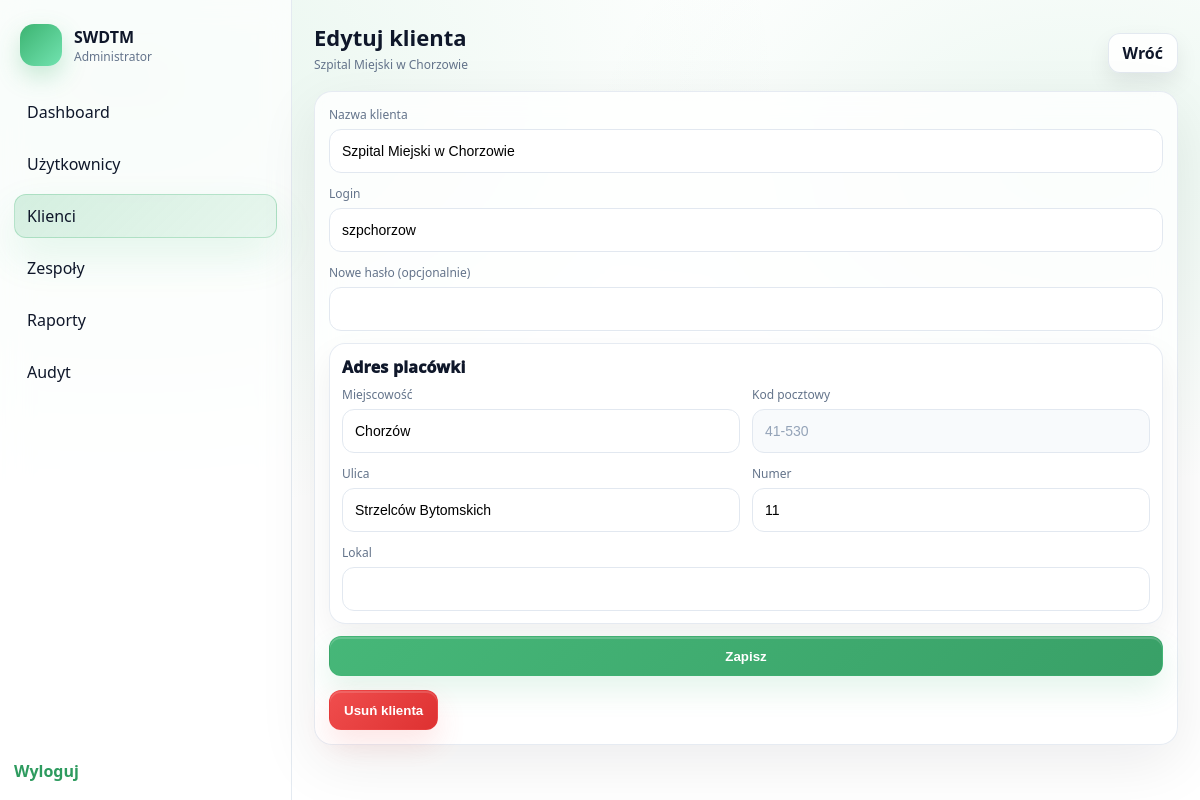
Screenshot of /public/admin/clients_edit.php?id=1 (signed in) with the database file from the repository.
### tables this page shows
CREATE TABLE `clients` (
  `id` int(10) UNSIGNED NOT NULL,
  `client_name` varchar(120) NOT NULL,
  `username` varchar(50) NOT NULL,
  `password_hash` varchar(255) NOT NULL,
  `facility_address` varchar(255) NOT NULL,
  `facility_city` varchar(120) DEFAULT NULL,
  `facility_postcode` varchar(32) DEFAULT NULL,
  `facility_street` varchar(160) DEFAULT NULL,
  `facility_number` varchar(32) DEFAULT NULL,
  `facility_flat` varchar(32) DEFAULT NULL,
  `facility_lat` decimal(10,7) DEFAULT NULL,
  `facility_lon` decimal(10,7) DEFAULT NULL,
  `facility_display` varchar(255) DEFAULT NULL,
  `created_at` datetime NOT NULL DEFAULT current_timestamp(),
  `updated_at` datetime NOT NULL DEFAULT current_timestamp() ON UPDATE current_timestamp()
);

### src/auth.php (called while the page is built, shortened)
<?php
function base_path(): string
{
    $host = $_SERVER['HTTP_X_FORWARDED_HOST'] ?? ($_SERVER['HTTP_HOST'] ?? '');
    $host = is_string($host) ? $host : '';
    $script = $_SERVER['SCRIPT_NAME'] ?? '';
    $script = is_string($script) ? $script : '';
    $uri = $_SERVER['REQUEST_URI'] ?? '';
    $uri = is_string($uri) ? $uri : '';
    $pos = strpos($script, '/public/');
    if ($pos !== false) {
        return substr($script, 0, $pos) . '/public';
    }
    return '';
}
function url(string $path): string
{
    return base_path() . $path;
}

### public/admin/clients_edit.php (the view, shortened to what this page needs)
<?php
require __DIR__ . '/../../src/auth.php';
$pdo = db();
$id = $_GET['id'] ?? null;
$id = is_string($id) ? (int)$id : (is_int($id) ? $id : 0);
$stmt = $pdo->prepare('SELECT id, client_name, username, facility_address, facility_city, facility_postcode, facility_street, facility_number, facility_flat, facility_lat, facility_lon, facility_display, created_at FROM clients WHERE id = :id LIMIT 1');
$stmt->execute([':id' => $id]);
$client = $stmt->fetch();
?><!doctype html>
<html lang="pl">
<head>
    <link rel="stylesheet" href="<?= htmlspecialchars(url('/assets/app.css'), ENT_QUOTES, 'UTF-8') ?>">
</head>
<body>
    <div class="app">
        <aside class="sidebar">
            <div class="sidebar-header">
                <div class="brand-mark"></div>
                <div>
                    <div class="sidebar-title">SWDTM</div>
                    <div class="sidebar-subtitle">Administrator</div>
                </div>
            </div>
            <nav class="nav">
                <a class="nav-item" href="<?= htmlspecialchars(url('/admin'), ENT_QUOTES, 'UTF-8') ?>">Dashboard</a>
                <a class="nav-item" href="<?= htmlspecialchars(url('/admin/users'), ENT_QUOTES, 'UTF-8') ?>">Użytkownicy</a>
                <a class="nav-item is-active" href="<?= htmlspecialchars(url('/admin/clients'), ENT_QUOTES, 'UTF-8') ?>">Klienci</a>
                <a class="nav-item" href="<?= htmlspecialchars(url('/admin/teams'), ENT_QUOTES, 'UTF-8') ?>">Zespoły</a>
                <a class="nav-item" href="<?= htmlspecialchars(url('/admin/reports'), ENT_QUOTES, 'UTF-8') ?>">Raporty</a>
                <a class="nav-item" href="<?= htmlspecialchars(url('/admin/audit'), ENT_QUOTES, 'UTF-8') ?>">Audyt</a>
            </nav>
            <div class="sidebar-footer">
                <a class="link" href="<?= htmlspecialchars(url('/logout'), ENT_QUOTES, 'UTF-8') ?>">Wyloguj</a>
            </div>
        </aside>
        <main class="main">
            <header class="topbar">
                <div>
                    <div class="page-title">Edytuj klienta</div>
                    <div class="page-subtitle"><?= htmlspecialchars((string)($client['client_name'] ?? ''), ENT_QUOTES, 'UTF-8') ?></div>
                </div>
                <a class="btn-secondary" href="<?= htmlspecialchars(url('/admin/clients'), ENT_QUOTES, 'UTF-8') ?>">Wróć</a>
            </header>
            <div class="panel">
                <div class="panel-body">
                    <form class="form" method="post" action="<?= htmlspecialchars(url('/admin/clients/edit?id=' . (int)$client['id']), ENT_QUOTES, 'UTF-8') ?>">
                        <label class="field">
                            <span class="label">Nazwa klienta</span>
                            <input class="input" type="text" name="client_name" value="<?= htmlspecialchars((string)($client['client_name'] ?? ''), ENT_QUOTES, 'UTF-8') ?>" required>
                        </label>
                        <label class="field">
                            <span class="label">Login</span>
                            <input class="input" type="text" name="username" value="<?= htmlspecialchars((string)($client['username'] ?? ''), ENT_QUOTES, 'UTF-8') ?>" required>
                        </label>
                        <label class="field">
                            <span class="label">Nowe hasło (opcjonalnie)</span>
                            <input class="input" type="password" name="new_password" value="">
                        </label>
                        <div class="order-address-box" data-photon-scope>
                            <div class="order-address-title">Adres placówki</div>
                            <div class="order-form">
                                <div class="suggest" data-photon-wrapper>
                                    <label class="field">
                                        <span class="label">Miejscowość</span>
                                        <input class="input" type="text" name="facility_city" value="<?= htmlspecialchars((string)($client['facility_city'] ?? ''), ENT_QUOTES, 'UTF-8') ?>" data-photon data-photon-kind="city" data-photon-field="city" required>
                                    </label>
                                </div>
                                <label class="field">
                                    <span class="label">Kod pocztowy</span>
                                    <input class="input" type="text" name="facility_postcode" value="<?= htmlspecialchars((string)($client['facility_postcode'] ?? ''), ENT_QUOTES, 'UTF-8') ?>" readonly data-photon-field="postcode">
                                </label>
                                <div class="suggest" data-photon-wrapper>
                                    <label class="field">
                                        <span class="label">Ulica</span>
                                        <input class="input" type="text" name="facility_street" value="<?= htmlspecialchars((string)($client['facility_street'] ?? ''), ENT_QUOTES, 'UTF-8') ?>" data-photon data-photon-kind="street" data-photon-field="street" <?= ((string)($client['facility_city'] ?? '') !== '') ? '' : 'disabled' ?> required>
                                    </label>
                                </div>
                                <div class="suggest" data-photon-wrapper>
                                    <label class="field">
                                        <span class="label">Numer</span>
                                        <input class="input" type="text" name="facility_number" value="<?= htmlspecialchars((string)($client['facility_number'] ?? ''), ENT_QUOTES, 'UTF-8') ?>" data-photon data-photon-kind="number" data-photon-field="number" <?= (((string)($client['facility_city'] ?? '') !== '') && ((string)($client['facility_street'] ?? '') !== '')) ? '' : 'disabled' ?> required>
                                    </label>
                                </div>
                                <label class="field is-full">
                                    <span class="label">Lokal</span>
                                    <input class="input" type="text" name="facility_flat" value="<?= htmlspecialchars((string)($client['facility_flat'] ?? ''), ENT_QUOTES, 'UTF-8') ?>" <?= ((string)($client['facility_city'] ?? '') !== '') ? '' : 'disabled' ?>>
                                </label>
                            </div>
                        </div>
                        <button class="btn-primary" type="submit">Zapisz</button>
                    </form>
                    <div style="height:14px"></div>
                    <form id="delete-client-form" method="post" action="<?= htmlspecialchars(url('/admin/clients/edit?id=' . (int)$client['id']), ENT_QUOTES, 'UTF-8') ?>">
                        <button class="btn-danger" type="button" data-modal-open="delete-client">Usuń klienta</button>
                    </form>
                </div>
            </div>
        </main>
    </div>
</body>
</html>

### public/assets/app.css (style rules this page uses)
:root { --bg:#ffffff; --text:#0f172a; --muted:#64748b; --line:#e2e8f0; --accent:#3CB371; --accent-2:#2e9b5f; --shadow:0 20px 60px rgba(2,6,23,.12); --shadow-sm:0 10px 28px rgba(2,6,23,.10); --shadow-xs:0 6px 18px rgba(2,6,23,.08); --shadow-lg:0 28px 80px rgba(2,6,23,.14); --surface:rgba(255,255,255,.82); --radius:16px; }
* { box-sizing:border-box }
html { height:100% }
body { min-height:100vh;min-height:100svh;min-height:100dvh;overflow-y:auto }
body { margin:0; font-family: ui-sans-serif, system-ui, -apple-system, Segoe UI, Roboto, Arial, "Noto Sans", "Liberation Sans", sans-serif; color:var(--text); background: radial-gradient(1200px 800px at 10% 10%, rgba(60,179,113,.12), transparent 55%), radial-gradient(900px 600px at 90% 20%, rgba(60,179,113,.10), transparent 55%), var(--bg); }
.brand-mark { width:42px;height:42px;border-radius:14px;background:linear-gradient(135deg,var(--accent),#72e3b0);box-shadow:0 10px 24px rgba(60,179,113,.28) }
.form { display:grid;gap:12px }
.field { display:grid;gap:6px }
.label { font-size:12px;color:var(--muted) }
.order-form { display:grid;grid-template-columns:repeat(2,minmax(0,1fr));gap:12px }
.order-form .field.is-full { grid-column:1 / -1 }
.order-address-box { border:1px solid rgba(226,232,240,.85);border-radius:16px;background:rgba(255,255,255,.78);padding:12px;box-shadow:0 14px 34px rgba(2,6,23,.06);overflow:visible }
.order-address-title { font-weight:950;letter-spacing:.2px;margin-bottom:8px }
.suggest { position:relative }
.suggest .input { width:100% }
.input { height:44px; border-radius:12px; border:1px solid var(--line); padding:0 12px; font-size:14px; outline:none; background:#fff; }
.input:disabled, .input[readonly] { background:#f8fafc; color:#94a3b8; cursor:not-allowed; border-color:#e2e8f0; }
.btn-primary,.btn-secondary,.btn-danger { display:inline-flex;align-items:center;justify-content:center;gap:8px;height:40px;padding:0 14px;border-radius:12px;text-decoration:none;font-weight:750;cursor:pointer;user-select:none;transition: transform .12s ease, box-shadow .12s ease, filter .12s ease, background .12s ease, border-color .12s ease }
.btn-primary { border:1px solid rgba(60,179,113,.30);color:#fff;background:linear-gradient(135deg,rgba(60,179,113,.95),rgba(46,155,95,.95));box-shadow:0 14px 30px rgba(60,179,113,.14), 0 2px 0 rgba(255,255,255,.18) inset }
.btn-secondary { border:1px solid rgba(226,232,240,.95);background:rgba(255,255,255,.90);color:var(--text);box-shadow:0 10px 22px rgba(2,6,23,.08) }
.btn-danger { border:1px solid rgba(239,68,68,.28);color:#fff;background:linear-gradient(135deg,rgba(239,68,68,.95),rgba(220,38,38,.95));box-shadow:0 14px 30px rgba(239,68,68,.14), 0 2px 0 rgba(255,255,255,.14) inset }
.app { min-height:100vh;min-height:100svh;min-height:100dvh;display:grid;grid-template-columns:292px 1fr }
.sidebar { background:rgba(255,255,255,.70); border-right:1px solid rgba(226,232,240,.90); backdrop-filter: blur(14px); padding:18px 14px; display:flex; flex-direction:column; gap:16px; }
.sidebar-header { display:flex;align-items:center;gap:12px;padding:6px 6px 0 }
.sidebar-title { font-weight:900 }
.sidebar-subtitle { font-size:12px;color:var(--muted) }
.nav { display:grid;gap:8px;margin-top:8px }
.nav-item { text-decoration:none; color:var(--text); padding:10px 12px; border-radius:12px; border:1px solid rgba(226,232,240,.0); background:rgba(255,255,255,.0); transition: background .12s ease, border-color .12s ease, box-shadow .12s ease, transform .12s ease; }
.nav-item.is-active { background:linear-gradient(135deg, rgba(60,179,113,.20), rgba(60,179,113,.10));border-color:rgba(60,179,113,.28);box-shadow:0 18px 40px rgba(60,179,113,.12) }
.sidebar-footer { margin-top:auto;display:grid;gap:10px }
.link { color:var(--accent-2);text-decoration:none;font-weight:700 }
.main { padding:22px }
.topbar { display:flex;justify-content:space-between;align-items:flex-end;margin-bottom:18px }
.page-title { font-size:22px;font-weight:900 }
.page-subtitle { font-size:12px;color:var(--muted);margin-top:4px }
.panel { border:1px solid rgba(226,232,240,.85);border-radius:18px;background:rgba(255,255,255,.78);backdrop-filter: blur(12px);box-shadow:0 18px 60px rgba(2,6,23,.08) }
.panel-body { padding:14px }

### rows the page displays
clients: client_name "Szpital Miejski w Chorzowie", username "szpchorzow", facility_city "Chorzów", facility_postcode "41-530", facility_street "Strzelców Bytomskich", facility_number "11"
